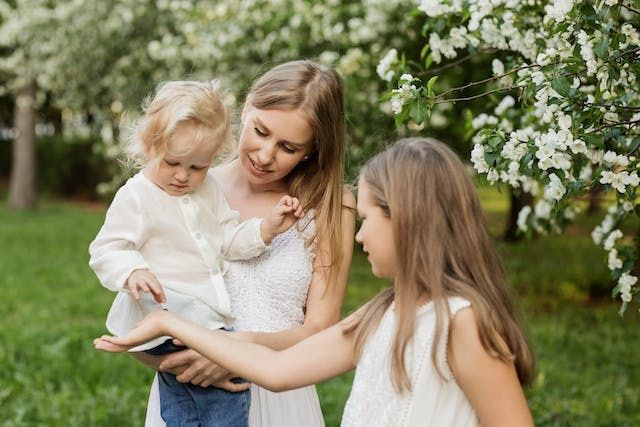
#> input picture assets/images/originals/family.jpg, 640 x 427 px; its folder holds 3 pictures in this run
$ python optimize-images.py
#> lines starting #> are read from the running program, lines starting #| are printed output that depends on the picture
#!/usr/bin/env python3
"""
Capstone Family Practice: image builder.

Rebuilds every image the site uses from the full-quality sources in
assets/images/originals/, as AVIF + WebP (+ a JPEG/PNG fallback) at the sizes
the page requests, plus the app icons. Run it from the project root after
replacing a photo (keep the same file name):

    python3 tools/optimize-images.py

Requires Pillow 11+ with WebP and AVIF support:  pip install pillow numpy

Sources (assets/images/originals/)        Used for
    family.jpg                            Hero photo
    services-field.jpg                    Services background (light duotone)
    pam-becker.jpg                        Provider portrait
    waiting-room.webp                     New Patients photo
    contact-care.jpg                      FAQ background (light duotone)
    logo-capstone.png                     Logo
    icon-512.png                          Favicon and app icons

og-image.jpg (the link-preview image) is designed separately and not built here.
"""
from pathlib import Path

import numpy as np
from PIL import Image, ImageFilter, ImageOps

ROOT = Path(__file__).resolve().parent.parent
SRC = ROOT / "assets" / "images" / "originals"
OUT = ROOT / "assets" / "images"
ICONS = ROOT / "assets" / "icons"

AVIF_Q, WEBP_Q, JPEG_Q = 52, 74, 76      # tuned by eye: no visible artifacts at display size
CREAM_DUOTONE = dict(dark=(200, 170, 158), light=(251, 246, 239), gamma=0.9)

report = []


def source(name):
#> called with name = 'family.jpg'
    return Image.open(SRC / name).convert("RGB")
#> returned value is the input picture: PIL image 640x427 RGB; mean R, G, B 133.7, 130.8, 97.7


def resize(img, width):
    """Scale down to `width` (never up)."""
    if img.width <= width:
        return img.copy()
    return img.resize((width, round(img.height * width / img.width)), Image.LANCZOS)


def save(img, name, fmt, folder=OUT):
    path = folder / name
    if fmt == "avif":
        img.save(path, "AVIF", quality=AVIF_Q, speed=4)
    elif fmt == "webp":
        img.save(path, "WEBP", quality=WEBP_Q, method=6)
    elif fmt == "jpg":
        img.convert("RGB").save(path, "JPEG", quality=JPEG_Q, optimize=True, progressive=True)
    elif fmt == "png":
        img.save(path, "PNG", optimize=True)
    report.append((path.relative_to(ROOT / "assets").as_posix(), path.stat().st_size))


def photo_set(img, stem, widths, fallbacks=()):
    """AVIF + WebP at every width; JPEG fallbacks given as (width, file name)."""
#> called with stem = 'family'
    for w in widths:
        small = resize(img, w)
        save(small, f"{stem}-{w}.avif", "avif")
        save(small, f"{stem}-{w}.webp", "webp")
#> this loop made 1 pass
#> w on pass 1: 480
#> pass 1, in photo_set, `small = resize(img, w)`:
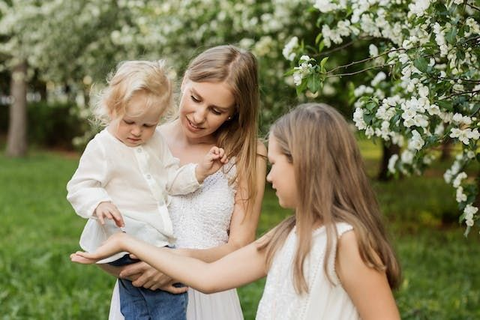
#> small: PIL image 480x320 RGB; mean R, G, B 133.7, 130.8, 97.8
    for w, name in fallbacks:
        save(resize(img, w), name, "jpg")


def duotone(img, dark, light, gamma=1.0, blur=0.8, size=(1600, 1067)):
    """Grayscale photo mapped between two colors (dark -> light), cropped to `size`."""
    g = ImageOps.fit(ImageOps.grayscale(img), size, Image.LANCZOS, centering=(0.5, 0.6))
    g = ImageOps.autocontrast(g.filter(ImageFilter.GaussianBlur(blur)), cutoff=1)
    a = (np.asarray(g).astype(float) / 255) ** gamma
    out = np.array(dark) * (1 - a[..., None]) + np.array(light) * a[..., None]
    return Image.fromarray(out.clip(0, 255).astype("uint8"))


def background_set(img, stem):
    """Full-width background: 1600 px (AVIF/WebP/JPEG) + 800 px (AVIF/WebP)."""
    for fmt in ("avif", "webp", "jpg"):
        save(img, f"{stem}.{fmt}", fmt)
    small = resize(img, 800)
    save(small, f"{stem}-800.avif", "avif")
    save(small, f"{stem}-800.webp", "webp")


def main():
    # Hero: the practice's family photo (only a 640 px source exists)
    photo_set(source("family.jpg"), "family", [480, 640], [(480, "family-480.jpg"), (640, "family-640.jpg")])

    # Services background: light cream duotone of a family walking in a field
    background_set(duotone(source("services-field.jpg"), **CREAM_DUOTONE), "services-bg")

    # Provider portrait (298 px source: never upscaled)
    pam = source("pam-becker.jpg")
    for fmt in ("avif", "webp", "jpg"):
        save(pam, f"pam-becker.{fmt}", fmt)

    # New Patients: waiting room
    photo_set(source("waiting-room.webp"), "waiting-room", [800, 1264], [(1264, "waiting-room.jpeg")])

    # FAQ background: stronger duotone of two people holding hands, so the photo reads
    background_set(duotone(source("contact-care.jpg"), dark=(118, 74, 62), light=(248, 239, 229), gamma=1.25, blur=0.4), "faq-bg")

    # Logo (transparent): 240 and 480 px
    logo = Image.open(SRC / "logo-capstone.png").convert("RGBA")
    for width, suffix in [(240, "-240"), (480, "")]:
        img = resize(logo, width)
        for fmt in ("avif", "webp", "png"):
            save(img, f"logo-capstone{suffix}.{fmt}", fmt)

    # Favicon and app icons: 256-color PNGs look identical and are much smaller
    icon = Image.open(SRC / "icon-512.png").convert("RGB")
    for size, name in [(512, "icon-512.png"), (192, "icon-192.png"), (180, "apple-touch-icon.png"), (32, "favicon-32.png")]:
        small = icon.resize((size, size), Image.LANCZOS).quantize(colors=256, method=Image.MEDIANCUT, dither=Image.Dither.NONE)
        small.save(ICONS / name, "PNG", optimize=True)
        report.append(("icons/" + name, (ICONS / name).stat().st_size))
    icon.save(ICONS / "favicon.ico", sizes=[(16, 16), (32, 32), (48, 48)])
    report.append(("icons/favicon.ico", (ICONS / "favicon.ico").stat().st_size))

    total = 0
    for name, size in report:
        total += size
        print(f"{size / 1024:8.1f} KB  {name}")
    print(f"{total / 1024:8.1f} KB  total written")


if __name__ == "__main__":
#> (the run stopped early here; a loop or call above may not have finished)
